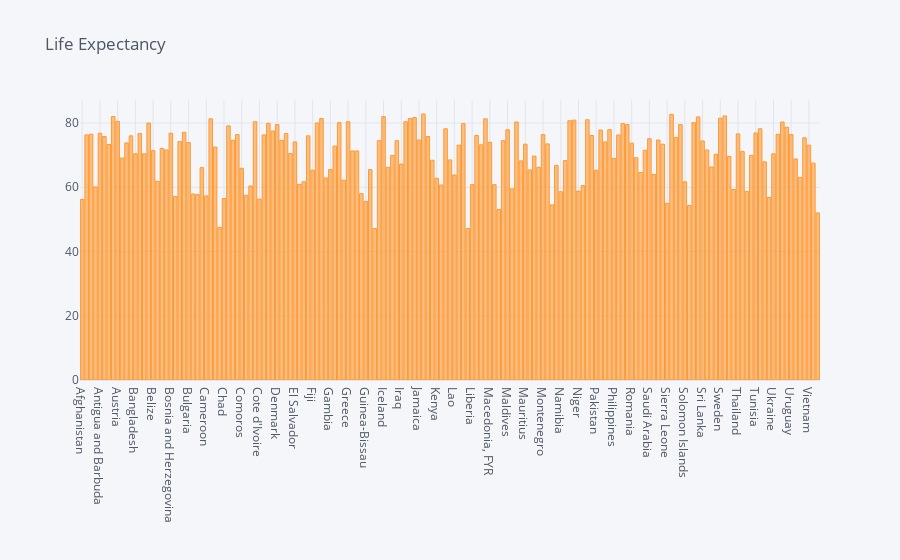

Notebook code cell kept with this figure:
### Markdown cell above
#### Life Expectancy

### Code cell
# Plotting Life Expectancy vs Countries
df.iplot(kind='bar',x='country',y='life_expec',title='Life Expectancy')

### Figure 1 — Plotly figure (JSON) as saved in the notebook; plotly's stock layout.template omitted (floating-point values rounded to 4 significant figures; data arrays with more than 128 entries replaced by an {"elided": "..."} marker saying what was removed)
{"data": [{"marker": {"color": "rgba(255, 153, 51, 0.6)", "line": {"color": "rgba(255, 153, 51, 1.0)", "width": 1}}, "name": "life_expec", "orientation": "v", "text": "", "type": "bar", "x": {"elided": "167 str values"}, "y": {"elided": "167 float values"}}], "layout": {"legend": {"bgcolor": "#F5F6F9", "font": {"color": "#4D5663"}}, "paper_bgcolor": "#F5F6F9", "plot_bgcolor": "#F5F6F9", "title": {"font": {"color": "#4D5663"}, "text": "Life Expectancy"}, "xaxis": {"gridcolor": "#E1E5ED", "showgrid": true, "tickfont": {"color": "#4D5663"}, "title": {"font": {"color": "#4D5663"}, "text": ""}, "zerolinecolor": "#E1E5ED"}, "yaxis": {"gridcolor": "#E1E5ED", "showgrid": true, "tickfont": {"color": "#4D5663"}, "title": {"font": {"color": "#4D5663"}, "text": ""}, "zerolinecolor": "#E1E5ED"}}}
